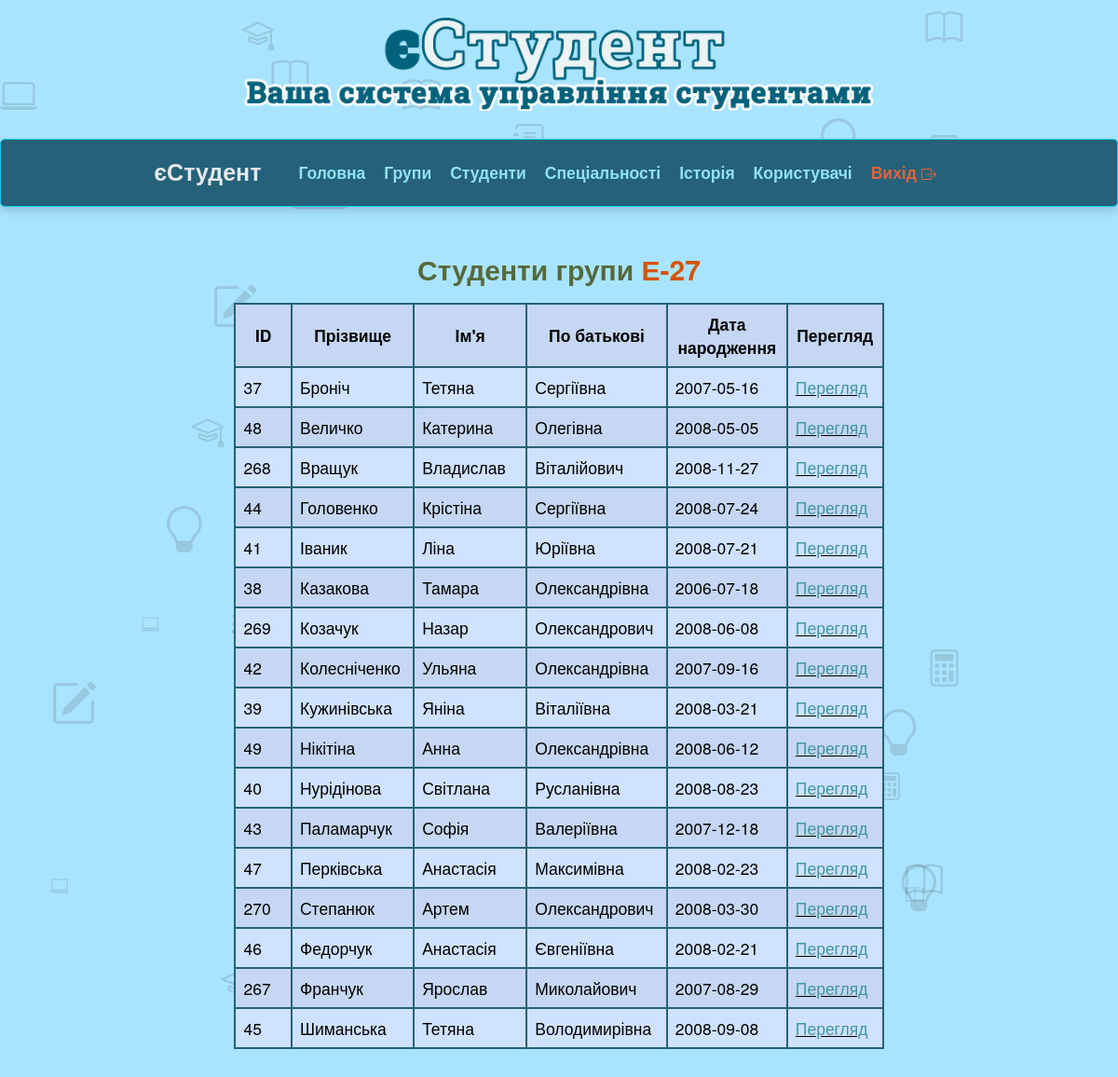
The app's page /admin/view_old_group.php?g_im=Е-27 (signed in) with its own data.
### tables this page shows
CREATE TABLE `old_student` (
  `operation_id` int(11) NOT NULL,
  `operation_name` varchar(127) DEFAULT NULL,
  `operation_date` date DEFAULT NULL,
  `s_id` int(5) NOT NULL,
  `s_pr` varchar(30) NOT NULL,
  `s_im` varchar(20) NOT NULL,
  `s_bat` varchar(20) NOT NULL,
  `s_stat` varchar(7) NOT NULL,
  `s_galuz` varchar(50) NOT NULL,
  `s_spec` varchar(60) NOT NULL,
  `s_specz` varchar(90) NOT NULL,
  `s_group` varchar(8) NOT NULL,
  `s_form_navch` varchar(10) NOT NULL,
  `s_vip` varchar(4) NOT NULL DEFAULT 'Ні',
  `s_cours` int(1) NOT NULL,
  `s_contract` varchar(3) NOT NULL,
  `s_dnar` date NOT NULL,
  `s_vik` varchar(2) NOT NULL,
  `s_adresa` varchar(80) NOT NULL,
  `s_tels` varchar(16) NOT NULL,
  `s_telb` varchar(16) NOT NULL,
  `s_telm` varchar(16) NOT NULL,
  `s_osvita_type` varchar(40) NOT NULL,
  `s_rik_zaver` int(4) NOT NULL,
  `s_region_type` varchar(20) NOT NULL,
  `s_region` varchar(20) NOT NULL,
  `s_sirota` varchar(3) DEFAULT 'Ні',
  `s_peresel` varchar(3) DEFAULT 'Ні',
  `s_chernob` varchar(3) DEFAULT 'Ні',
  `s_inval` varchar(3) NOT NULL DEFAULT 'Ні',
  `s_malozab` varchar(3) NOT NULL DEFAULT 'Ні',
  `s_ato` varchar(3) NOT NULL DEFAULT 'Ні',
  `s_war_act` varchar(3) NOT NULL DEFAULT 'Ні',
  `s_ditzag` varchar(3) NOT NULL DEFAULT 'Ні',
  `s_rada` varchar(3) NOT NULL DEFAULT 'Ні',
  `s_shahter` varchar(3) NOT NULL DEFAULT 'Ні',
  `image` varchar(255) NOT NULL
);

### admin/view_old_group.php (the view, shortened to what this page needs)
<?php
$group = mysqli_real_escape_string($linc, $_GET['g_im']);
$sql = "SELECT * FROM old_student WHERE s_group='$group' GROUP BY s_id ORDER BY s_pr ASC";
$result = mysqli_query($linc, $sql);
?>
<!DOCTYPE html>
<html lang="en">
    <head>
         <link href="https://cdn.jsdelivr.net/npm/bootstrap@5.3.6/dist/css/bootstrap.min.css" rel="stylesheet">
        <link rel="stylesheet" href="../assets/css/bootstrap.css" rel="stylesheet">
		<link rel="stylesheet" href="../css/my_style.css" rel="stylesheet">
    </head>
    <body>
        <div id="body-bg">
            <div id="header">
                <div class="container">
                    <div class="row">
                        <div class="logo">
                            <a href="index.html" title="">
                              <img style="width: 100%;" src="../assets/img/logo.png" alt="Logo" />
                            </a>
                        </div>
                    </div>
                </div>
            </div>
            <?php include ("../include/adm_menu.php");?>
            <?php include ("../include/background_icon.php");?>
            <div class="container bottom-border">
                <div class="row padding-top-40">
                    <div class="col-md-12">
                        <h2 class="text-center" style="color:#56693c;">
                            <strong>Студенти групи <span style="color:#D35400;"><?php echo htmlspecialchars($group); ?></span></strong>
                        </h2>
                        <?php
                        if (mysqli_num_rows($result) > 0) {
                            echo '<div class="col-md-12" style="margin-top:10px;">';
                            echo '<table class="table table-primary rounded-1 table-striped d-flex table-responsive-md fs-3 fs-sm-1 justify-content-center">';
                            echo '
                                    <tr>
                                        <th class="col-md-1 text-center align-middle" style="white-space: nowrap;">ID</th>
                                        <th class="col-md-2 text-center align-middle">Прізвище</th>
                                        <th class="col-md-2 text-center align-middle">Ім\'я</th>
                                        <th class="col-md-2 text-center align-middle">По батькові</th>
                                        <th class="col-md-2 text-center align-middle">Дата народження</th>
										<th class="col-md-1 text-center align-middle">Перегляд</th>
                                    </tr>
								  ';
                            while ($row = mysqli_fetch_assoc($result)) {
                                echo '<tr>
                                        <td>' . htmlspecialchars($row['s_id']) . '</td>
                                        <td>' . htmlspecialchars($row['s_pr']) . '</td>
                                        <td>' . htmlspecialchars($row['s_im']) . '</td>
                                        <td>' . htmlspecialchars($row['s_bat']) . '</td>
                                        <td>' . htmlspecialchars($row['s_dnar']) . '</td>
										<td class="text-decoration-underline"> <a href="view_old_student.php?id_st=' . $row["s_id"] .  '">Перегляд</a> </td>
                                      </tr>';
                            }
                            echo '	</table></div>';
                        } else {
                            echo '<p class="text-center"><strong>Студентів у цій групі не знайдено.</strong></p>';
                        }
                        ?>
                    </div>
                </div>
            </div>
        </div>
    </body>
</html>

### css/my_style.css (style rules this page uses)
.container { max-width: 1080px; padding: 10px; width: 100%; }
body { background-color: #3ac1ff6f; }
.logo { margin-bottom: 20px; }
tr,td,th { border-width: 2px; border-color: #256279; align-items:center; justify-items: center; table-layout: auto; }

### include/background_icon.php (style rules this page uses)
body { overflow-x: hidden; position: relative; }

### records on screen
old_student: s "37", s_pr "Броніч", s_im "Тетяна", s_bat "Сергіївна", s_dnar "2007-05-16"
old_student: s "48", s_pr "Величко", s_im "Катерина", s_bat "Олегівна", s_dnar "2008-05-05"
old_student: s "268", s_pr "Вращук", s_im "Владислав", s_bat "Віталійович", s_dnar "2008-11-27"
old_student: s "44", s_pr "Головенко", s_im "Крістіна", s_bat "Сергіївна", s_dnar "2008-07-24"
old_student: s "41", s_pr "Іваник", s_im "Ліна", s_bat "Юріївна", s_dnar "2008-07-21"
old_student: s "38", s_pr "Казакова", s_im "Тамара", s_bat "Олександрівна", s_dnar "2006-07-18"
old_student: s "269", s_pr "Козачук", s_im "Назар", s_bat "Олександрович", s_dnar "2008-06-08"
old_student: s "42", s_pr "Колесніченко", s_im "Ульяна", s_bat "Олександрівна", s_dnar "2007-09-16"
old_student: s "39", s_pr "Кужинівська", s_im "Яніна", s_bat "Віталіївна", s_dnar "2008-03-21"
old_student: s "49", s_pr "Нікітіна", s_im "Анна", s_bat "Олександрівна", s_dnar "2008-06-12"
old_student: s "40", s_pr "Нурідінова", s_im "Світлана", s_bat "Русланівна", s_dnar "2008-08-23"
old_student: s "43", s_pr "Паламарчук", s_im "Софія", s_bat "Валеріївна", s_dnar "2007-12-18"
old_student: s "47", s_pr "Перківська", s_im "Анастасія", s_bat "Максимівна", s_dnar "2008-02-23"
old_student: s "270", s_pr "Степанюк", s_im "Артем", s_bat "Олександрович", s_dnar "2008-03-30"
old_student: s "46", s_pr "Федорчук", s_im "Анастасія", s_bat "Євгеніївна", s_dnar "2008-02-21"
old_student: s "267", s_pr "Франчук", s_im "Ярослав", s_bat "Миколайович", s_dnar "2007-08-29"
old_student: s "45", s_pr "Шиманська", s_im "Тетяна", s_bat "Володимирівна", s_dnar "2008-09-08"

### other values on screen
$group "Е-27"
